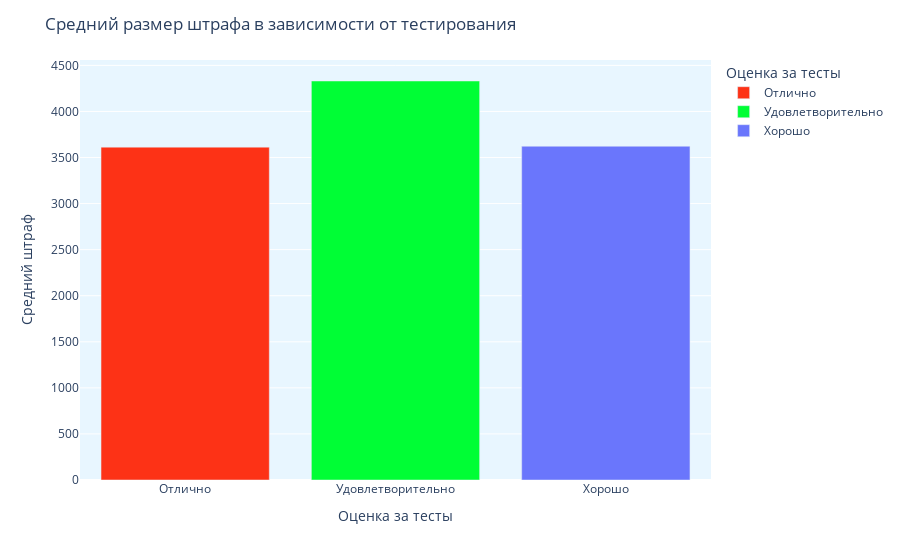

Notebook source saved alongside this figure:
### Code cell
fig = px.bar(dfm, x=dfm.index, y=dfm.Средний_штраф_в_месяц, color=dfm.index ,color_discrete_sequence=px.colors.qualitative.Light24)

fig.update_layout(title="Средний размер штрафа в зависимости от тестирования ",
                  xaxis_title="Оценка за тесты",
                  yaxis_title="Средний штраф",
                  legend_title_text='Оценка за тесты',
                  plot_bgcolor='rgb(232, 246, 255)')
fig.show()

### Figure 1 — Plotly figure (JSON) as saved in the notebook; plotly's stock layout.template omitted (floating-point values rounded to 4 significant figures)
{"data": [{"alignmentgroup": "True", "hovertemplate": "Группа=%{x}<br>Средний_штраф_в_месяц=%{y}<extra></extra>", "legendgroup": "Отлично", "marker": {"color": "#FD3216", "pattern": {"shape": ""}}, "name": "Отлично", "offsetgroup": "Отлично", "orientation": "v", "showlegend": true, "textposition": "auto", "type": "bar", "x": ["Отлично"], "xaxis": "x", "y": [3613.0], "yaxis": "y"}, {"alignmentgroup": "True", "hovertemplate": "Группа=%{x}<br>Средний_штраф_в_месяц=%{y}<extra></extra>", "legendgroup": "Удовлетворительно", "marker": {"color": "#00FE35", "pattern": {"shape": ""}}, "name": "Удовлетворительно", "offsetgroup": "Удовлетворительно", "orientation": "v", "showlegend": true, "textposition": "auto", "type": "bar", "x": ["Удовлетворительно"], "xaxis": "x", "y": [4330.0], "yaxis": "y"}, {"alignmentgroup": "True", "hovertemplate": "Группа=%{x}<br>Средний_штраф_в_месяц=%{y}<extra></extra>", "legendgroup": "Хорошо", "marker": {"color": "#6A76FC", "pattern": {"shape": ""}}, "name": "Хорошо", "offsetgroup": "Хорошо", "orientation": "v", "showlegend": true, "textposition": "auto", "type": "bar", "x": ["Хорошо"], "xaxis": "x", "y": [3622.0], "yaxis": "y"}], "layout": {"barmode": "relative", "legend": {"title": {"text": "Оценка за тесты"}, "tracegroupgap": 0}, "margin": {"t": 60}, "plot_bgcolor": "rgb(232, 246, 255)", "title": {"text": "Средний размер штрафа в зависимости от тестирования "}, "xaxis": {"anchor": "y", "categoryarray": ["Отлично", "Удовлетворительно", "Хорошо"], "categoryorder": "array", "domain": [0, 1], "title": {"text": "Оценка за тесты"}}, "yaxis": {"anchor": "x", "domain": [0, 1], "title": {"text": "Средний штраф"}}}}
